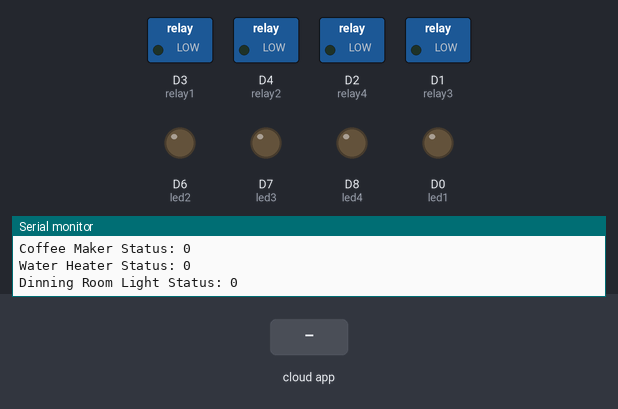
A sketch run on a simulated ESP8266 (NodeMCU). Parts: switched loads named in the sketch (green lamp = pin HIGH), output pins drawn as LEDs (lit = HIGH), the last lines printed to the serial monitor. The test bench sets the inputs (shaded band). WiFi joins after 1.5 s; servers stay silent unless stated; the Firebase database answers and starts empty.

Above: at 3.7 s.
3.8 s: the phone or cloud app sets on to 1
At 6.6 s:
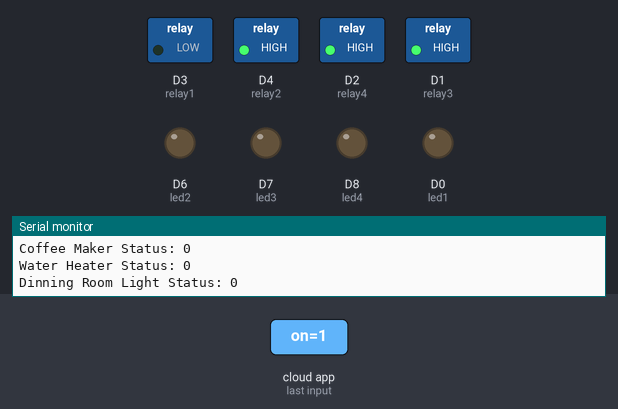
At 7.6 s:
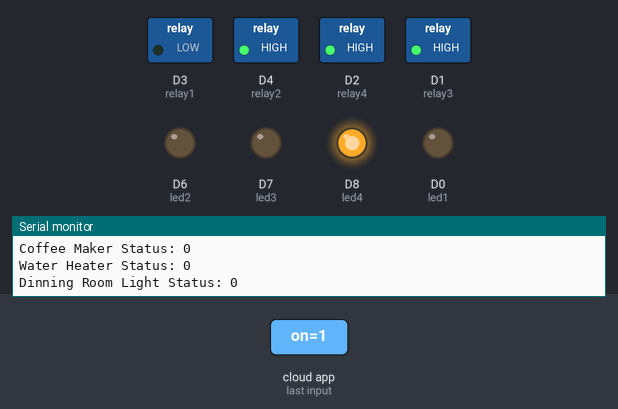
8.6 s: the phone or cloud app sets on to 1
At 12.7 s:
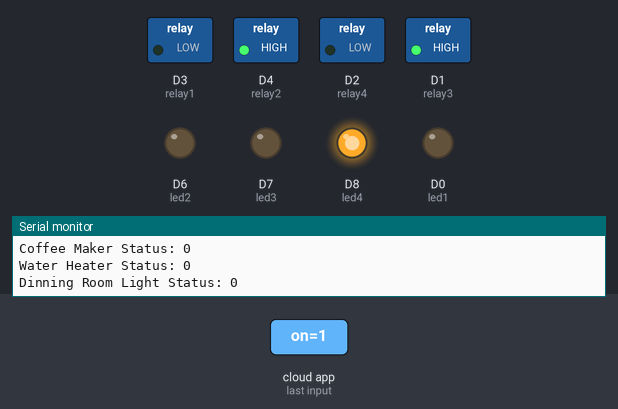
Timing chart, 0 to 14.2 s (numbered marks = the images above; inputs shaded):
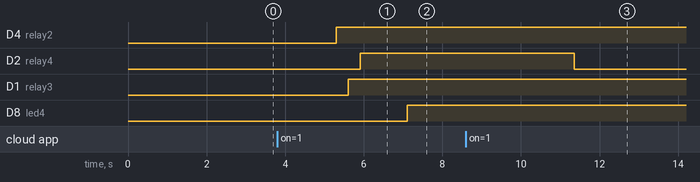

Measured:
- after the input at 3.8 s, D3 (relay1): stays LOW (without the input it goes to HIGH after 1.2 s)
- after the input at 8.6 s, D2 (relay4): HIGH → LOW after 2.8 s

The sketch:

NodeMCU.ino
```cpp
#include <ESP8266HTTPClient.h>
#include <ESP8266WiFi.h>
#include <FirebaseArduino.h>

#define FIREBASE_HOST "XXXXXXXX"
#define FIREBASE_AUTH "XXXXXXX"
#define WIFI_SSID "PUTRA--2"
#define WIFI_PASSWORD "putradua"

#define ON HIGH
#define OFF LOW

int relay1 = D3;
int relay2 = D4;
int relay3 = D1;
int relay4 = D2;
int led1 = D0;
int led2 = D6;
int led3 = D7;
int led4 = D8;

/*
int color;
String hex;
int arr;
String hexstring;
*/

void setup() {
  Serial.begin(115200);

  // connect to wifi.
  WiFi.begin(WIFI_SSID, WIFI_PASSWORD);
  Serial.print("connecting");
  while (WiFi.status() != WL_CONNECTED) {
    Serial.print(".");
    delay(500);
  }
  Serial.println();
  Serial.print("connected: ");
  Serial.println(WiFi.localIP());

  Firebase.begin(FIREBASE_HOST, FIREBASE_AUTH);

    if (Firebase.failed()) {
      Serial.print("setting /number failed:");
      Serial.println(Firebase.error());
      return;
  }
  delay(1000);

  pinMode(relay1, OUTPUT);
  pinMode(relay2, OUTPUT);
  pinMode(relay3, OUTPUT);
  pinMode(relay4, OUTPUT);
  pinMode(led1, OUTPUT);
  pinMode(led2, OUTPUT);
  pinMode(led3, OUTPUT);
  pinMode(led4, OUTPUT);

 /*
  Serial.print("Desimal Warnanya : ");
  color = Firebase.getInt("bedroomLight/Color/color/spectrumRGB");
  Serial.println(color);
  Serial.print("Hex Warnanya : ");
  Serial.println(color, HEX);
  hex = Serial.println(color, HEX);

*/


    }

void loop() {


  Serial.print("Fan Status: ");
  Serial.println(Firebase.getBool("fan/OnOff/on"));
  Serial.print("Kitchen Light Status: ");
  Serial.println(Firebase.getBool("kitchenLight/OnOff/on"));
  Serial.print("Office Light Status: ");
  Serial.println(Firebase.getBool("officeLight/OnOff/on"));
  Serial.print("Street Light Status: ");
  Serial.println(Firebase.getBool("streetLight/OnOff/on"));

  Serial.print("Bedroom Light Status: ");
  Serial.println(Firebase.getBool("bedroomLight/OnOff/on"));
  Serial.print("Coffee Maker Status: ");
  Serial.println(Firebase.getBool("coffeeMaker/OnOff/on"));
  Serial.print("Water Heater Status: ");
  Serial.println(Firebase.getBool("waterHeater/OnOff/on"));
  Serial.print("Dinning Room Light Status: ");
  Serial.println(Firebase.getBool("diningroomLight/OnOff/on"));
  delay(1000);

   if (Firebase.getBool("fan/OnOff/on") == 1)  {
    digitalWrite(relay1, OFF);
  }
  if (Firebase.getBool("fan/OnOff/on") == 0)  {
    digitalWrite(relay1, ON);
  }
  if (Firebase.getBool("kitchenLight/OnOff/on") == 1)  {
    digitalWrite(relay2, OFF);
  }
  if (Firebase.getBool("kitchenLight/OnOff/on") == 0)  {
    digitalWrite(relay2, ON);
  }
  if (Firebase.getBool("officeLight/OnOff/on") == 1)  {
    digitalWrite(relay3, OFF);
  }
  if (Firebase.getBool("officeLight/OnOff/on") == 0)  {
    digitalWrite(relay3, ON);
  }
  if (Firebase.getBool("streetLight/OnOff/on") == 1)  {
    digitalWrite(relay4, OFF);
  }
  if (Firebase.getBool("streetLight/OnOff/on") == 0)  {
    digitalWrite(relay4, ON);
  }


  if (Firebase.getBool("bedroomLight/OnOff/on") == 1)  {
    digitalWrite(led1, ON);
  }
  if (Firebase.getBool("bedroomLight/OnOff/on") == 0)  {
    digitalWrite(led1, OFF);
  }
  if (Firebase.getBool("coffeeMaker/OnOff/on") == 1)  {
    digitalWrite(led2, ON);
  }
  if (Firebase.getBool("coffeeMaker/OnOff/on") == 0)  {
    digitalWrite(led2, OFF);
  }
  if (Firebase.getBool("waterHeater/OnOff/on") == 1)  {
    digitalWrite(led3, ON);
  }
  if (Firebase.getBool("waterHeater/OnOff/on") == 0)  {
    digitalWrite(led3, OFF);
  }
  if (Firebase.getBool("diningroomLight/OnOff/on") == 1)  {
    digitalWrite(led4, 225);
  }
  if (Firebase.getBool("diningroomLight/OnOff/on") == 0)  {
    digitalWrite(led4, 100);
  }
  delay(1000);
}
```
